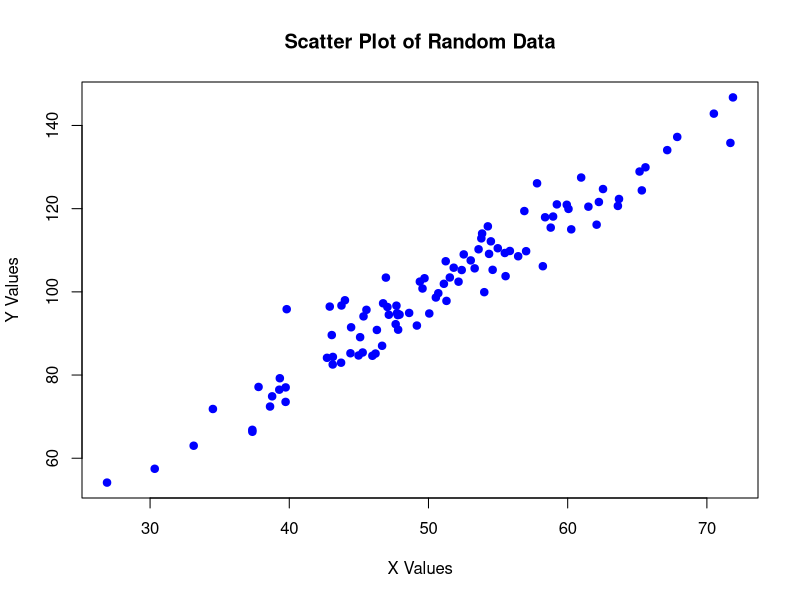

Reproduce this figure in R.
# Generate random data
set.seed(123)  # For reproducibility
x <- rnorm(100, mean = 50, sd = 10)
y <- 2 * x + rnorm(100, mean = 0, sd = 5)

# Create a random filename
random_name <- paste0("scatter_plot_", sprintf("%06d", sample(1:999999, 1)), ".png")

# Create and save the scatter plot
png(random_name)
plot(x, y, 
     main = "Scatter Plot of Random Data",
     xlab = "X Values",
     ylab = "Y Values",
     pch = 19,
     col = "blue")
dev.off()

# Print the filename to confirm
cat("Scatter plot saved as:", random_name, "\n")
